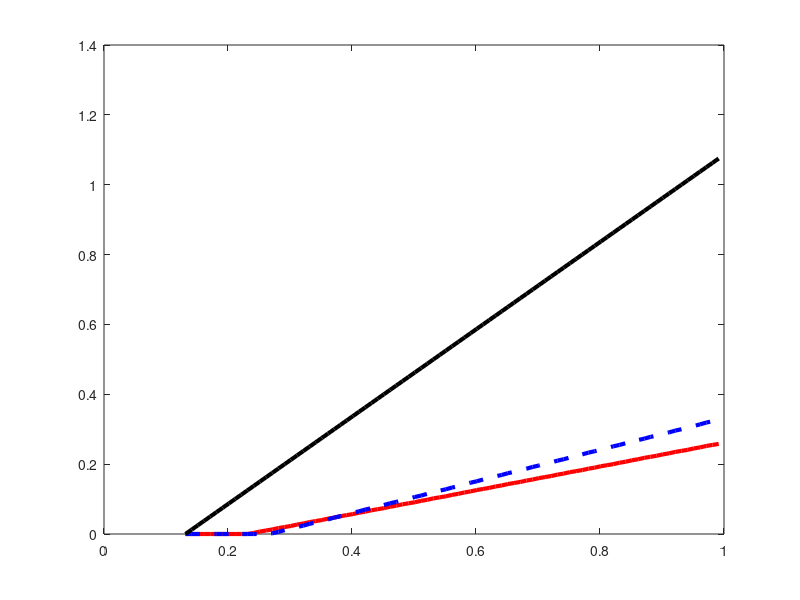

Source code (MATLAB): (Note: this script raises an error after producing the figure.)
%第三章PAA与PWA的对比
clc;
clear;
%gamma = 0.2; 
%alpha = 0.2;
k = 0.7; 
gamma = 0.2; 
alpha = 0.3;
A = 2 - gamma^2;
B = 4 - gamma^2 - alpha .* gamma^2;
q1 = 1; qn = k * q1;
mu_low=gamma*(alpha*A+1-alpha)./A;
mus = (mu_low:0.01:1)';
mincb1=[];
mincb2=[];
mincb3=[];
i=1;
while i<=length(mus)
    mu= mus(i);
    q2 = mu * q1; qs = k * mu; 
    %c_bmax=(2.*mu+gamma.*(-1 + alpha .*(-1 +gamma.^2) - gamma.*mu))./((1-gamma).^2.*(1 + gamma));
    c_bmax=((2-gamma.^2).*mu+gamma.*(-1 + alpha .*(-1 +gamma.^2) ))./((1-gamma).*(2-  gamma.^2));

    cb = (0:0.001:c_bmax)'; 


    % P-AA 平台承担AI技术-代理模式
    % 均衡解
    PS_PAA = (A .* q2 - gamma .* q1) ./ (2 + A);
    PN_PAA = (A .* q1 - gamma .* q2) ./ (2 + A);
    % 需求函数
    DS_PAA = (A .* q2 - gamma .* q1) ./ (2 + A);
    DN_PAA = (A .* q1 - gamma .* q2) ./ (2 + A);
    %利润函数
    Pi_P_PAA=DN_PAA .* (alpha .* PN_PAA-cb) + DS_PAA .* (alpha .* PS_PAA-cb);
    Pi_S_PAA= (1 - alpha) .* (DS_PAA .* PS_PAA);
    Pi_N_PAA= (1 - alpha) .* (DN_PAA .* PN_PAA);


    % P-WA 平台承担AI技术-批发模式
    % 均衡解
    w_PWA = (A.*q2+(-alpha.*A+(alpha-1)).*gamma.*q1+(1-A).*(1-gamma).*cb)./(2.*(A-1));
    PS_PWA =(((alpha-2).*A+(1-alpha)).*gamma.*q1+(2.*(alpha+1).*A.^2-(6.*alpha+1).*A+4.*alpha).*q2+(1-gamma).*(A-1).*cb)./(2.*(A-1).*B);
    PN_PWA =(((alpha+2).*A.^2+(-3.*alpha-1).*A+2.*alpha-2).*q1+(2-A).*gamma.*q2+(1-gamma).*(A-1).*gamma.*cb)./(2.*(A-1).*B);
    % 需求函数
    DS_PWA =((A.*A-A).*q2+(-alpha.*A.*A+(2.*alpha-1).*A+(-alpha+1)).*gamma.*q1+(gamma.*gamma-1).*(1-gamma).*(A-1).*cb)./(2.*(A-1).*B);
    DN_PWA =((2.*A.^2+(-2).*A).*q1+(-2.*A+2).*gamma.*q2)./(2.*(A-1).*B);
    %利润函数
    Pi_P_PWA= DN_PWA .* (alpha .* PN_PWA-cb ) + DS_PWA.* (PS_PWA-w_PWA-cb);
    Pi_S_PWA= w_PWA .* DS_PWA;
    Pi_N_PWA= (1 - alpha) .* (DN_PWA .* PN_PWA);

    %plot(mu,Pi_P_NAA+0*mu,'r'); hold on;
    %plot(mu,Pi_P_NWA+0*mu,'b'); hold off;

    plot(cb,Pi_P_PAA+0*mu,'r'); hold on;
    plot(cb,Pi_P_PWA+0*mu,'b'); hold off;

    plot(cb,Pi_S_PAA+0*cb,'r'); hold on;
    plot(cb,Pi_S_PWA+0*cb,'b'); hold off;

    dif = abs(Pi_P_PWA - Pi_P_PAA);
    indcb = find(dif == min(dif));
    cbet = cb(indcb(1));
    mincb1 = [mincb1; cbet];

    dif = abs(Pi_S_PWA - Pi_S_PAA);
    indcb = find(dif == min(dif));
    cbet = cb(indcb(1));
    mincb2 = [mincb2; cbet];
    
    dif = abs(Pi_N_PWA - Pi_N_PAA);
    indcb = find(dif == min(dif));
    cbet = cb(indcb(1));
    mincb3 = [mincb3; cbet];

    i=i+1;
end

c_bmax1=((2-gamma.^2).*mus+gamma.*(-1 + alpha .*(-1 +gamma.^2) ))./((1-gamma).*(2-  gamma.^2));

plot(mus,mincb1,'-r','MarkerSize',6,'LineWidth',3);hold on;
plot(mus,mincb2,'--b','MarkerSize',6,'LineWidth',3);hold on;
%plot(mus,mincb3,'k','MarkerSize',6,'LineWidth',3);hold on;
plot(mus,c_bmax1,'-k','MarkerSize',6,'LineWidth',3);hold on;

% 平滑处理

Pi_p_c_b= smooth(mus, mincb1, 0.2, 'lowess'); % 使用局部加权回归 (lowess)
Pi_m_c_b= smooth(mus, mincb2, 0.2, 'lowess');
% 绘图

%plot(ms, ms2min, 'b-', 'DisplayName', '原始数据'); hold on;
%plot(mus, Pi_p_c_b, 'r', 'LineWidth', 2, 'DisplayName', '平台'); hold on;
%plot(mus, Pi_m_c_b, 'b', 'LineWidth', 2, 'DisplayName', '制造商'); hold off;

hold off;

%xlabel('二手正品的质量{\it{\mu}}');
%ylabel('区块链的实施成本{\it{c_b}}');
